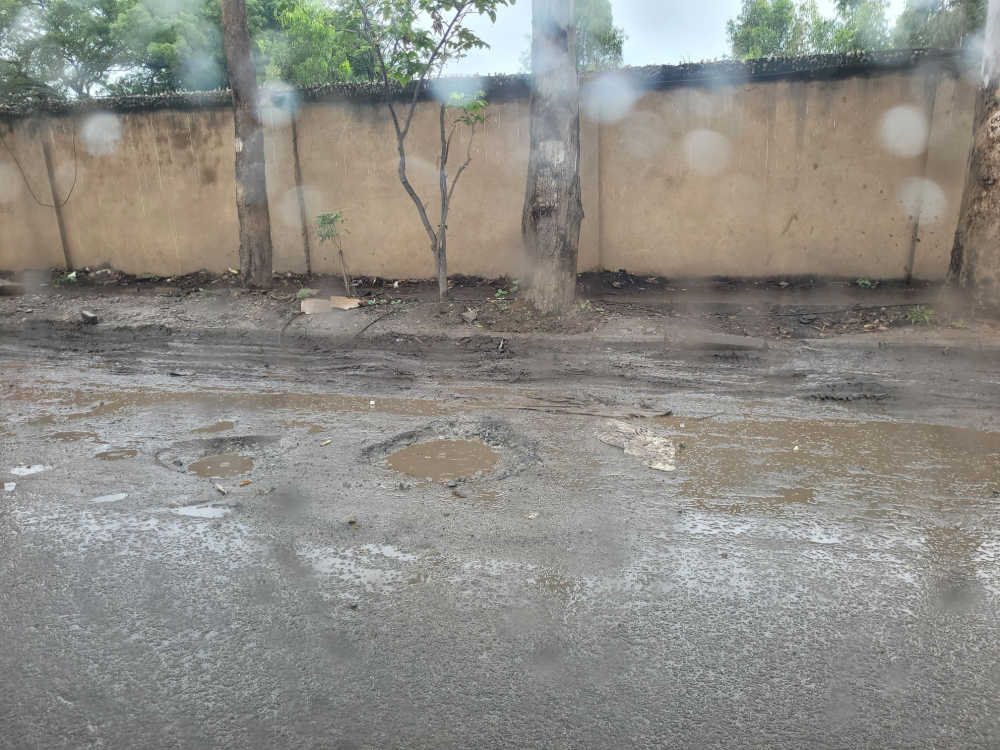
#> input picture data/blr_potholes/images/02f5d0c5-70a8-4127-8842-c04284d3180e.jpg, 2000 x 1500 px (shown at 1/2 size)
$ python -i run_benchmark.py   (imports and definitions only)
#> lines starting #> are read from the running program, lines starting #| are printed output that depends on the picture
#> further down, picture is the input picture: shape (1500, 2000, 3); mean B, G, R 133.1, 139, 140.5
"""Run YOLO inference benchmark on BLR potholes demo images at two confidence thresholds.

Produces the ground-truth detection numbers for Task 1 (verification) and Task 3 (DEMO_STATUS.md).
Usage:
    python -m scripts.run_benchmark
    python scripts/run_benchmark.py [--model path/to/model.pt]
    python -m scripts.run_benchmark --limit 50
"""
from __future__ import annotations

import argparse
from pathlib import Path

import cv2
from ultralytics import YOLO

ROOT = Path(__file__).resolve().parents[1]
IMAGES_DIR = ROOT / "data" / "demo" / "blr_potholes" / "images"
MODEL_CANDIDATES = (
    ROOT / "models" / "aria_stage1.pt",
    ROOT / "models" / "aria_best_v1.pt",
    ROOT / "aria_stage1.pt",
    ROOT / "aria_best_v1.pt",
)


# [5 lines left out: function resolve_model, not called in this run]


def letterbox(image, size: int = 640):
#> called with size = 640
    height, width = image.shape[:2]
#> height = 1500; width = 2000
    scale = min(size / width, size / height)
#> scale = 0.32
    resized_width = int(round(width * scale))
#> resized_width = 640
    resized_height = int(round(height * scale))
#> resized_height = 480

    resized = cv2.resize(image, (resized_width, resized_height), interpolation=cv2.INTER_AREA)
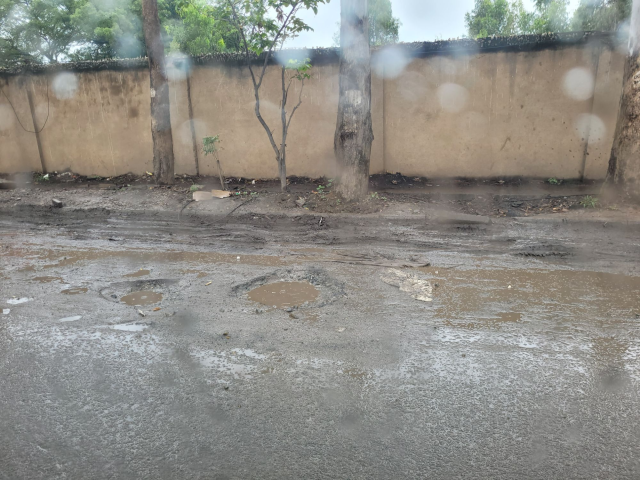
#> resized: shape (480, 640, 3); mean B, G, R 133.1, 139, 140.5
    output = cv2.copyMakeBorder(
        resized,
        top=(size - resized_height) // 2,
        bottom=size - resized_height - ((size - resized_height) // 2),
        left=(size - resized_width) // 2,
        right=size - resized_width - ((size - resized_width) // 2),
        borderType=cv2.BORDER_CONSTANT,
        value=(0, 0, 0),
    )
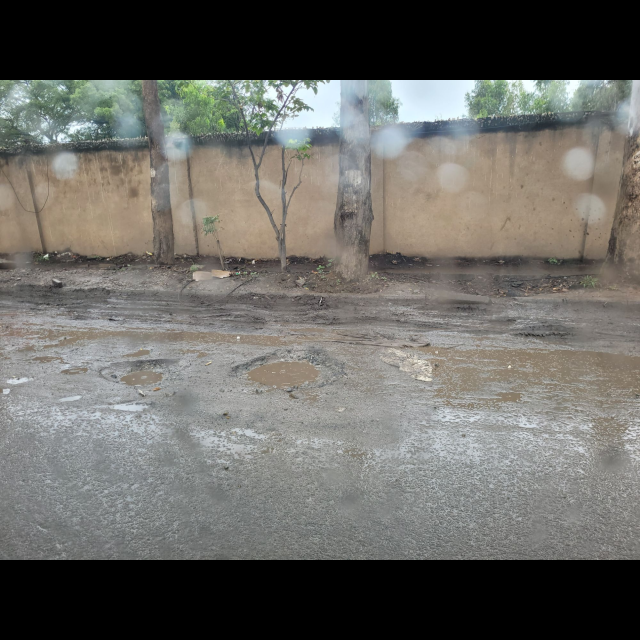
#> output: shape (640, 640, 3); mean B, G, R 99.8, 104.3, 105.3
    return output


def apply_clahe_lab(image):
    lab = cv2.cvtColor(image, cv2.COLOR_BGR2LAB)
#> lab: shape (640, 640, 3); mean of channels 0, 1, 2 110.3, 127.7, 130.6
    l_channel, a_channel, b_channel = cv2.split(lab)
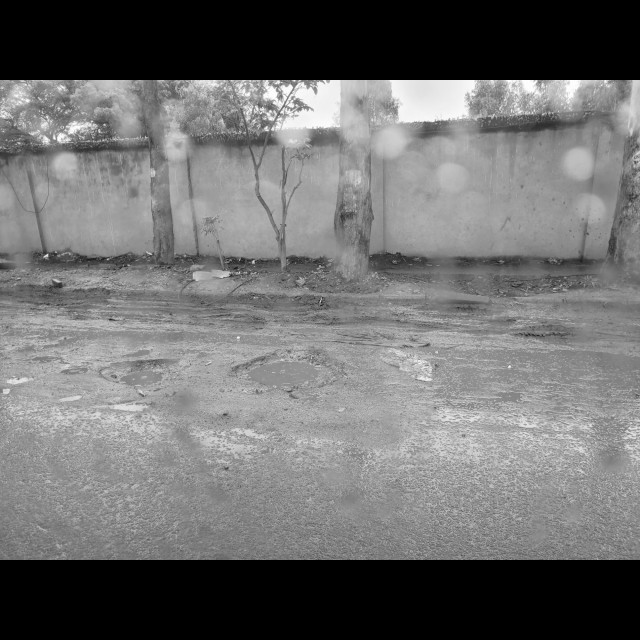
#> l_channel: shape (640, 640); min 0, max 253, mean 110.3
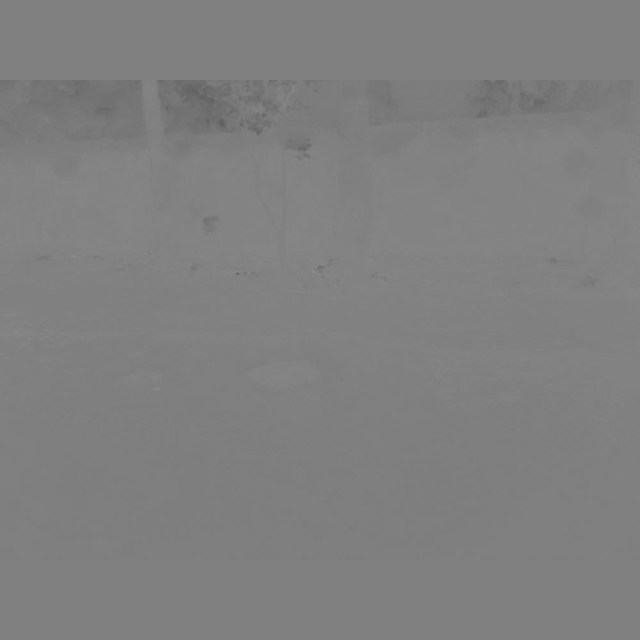
#> a_channel: shape (640, 640); min 94, max 141, mean 127.7
    clahe = cv2.createCLAHE(clipLimit=2.0, tileGridSize=(8, 8))
    normalized_l = clahe.apply(l_channel)
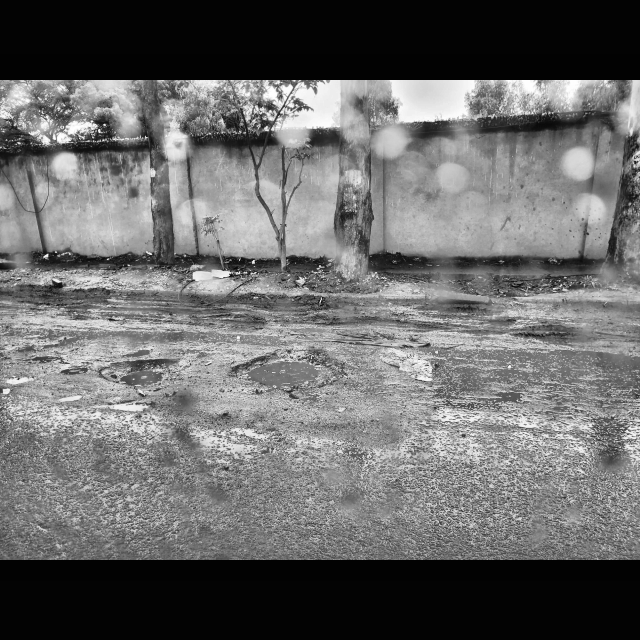
#> normalized_l: shape (640, 640); min 2, max 255, mean 105.9
    normalized_lab = cv2.merge((normalized_l, a_channel, b_channel))
#> normalized_lab: shape (640, 640, 3); mean of channels 0, 1, 2 105.9, 127.7, 130.6
    return cv2.cvtColor(normalized_lab, cv2.COLOR_LAB2BGR)
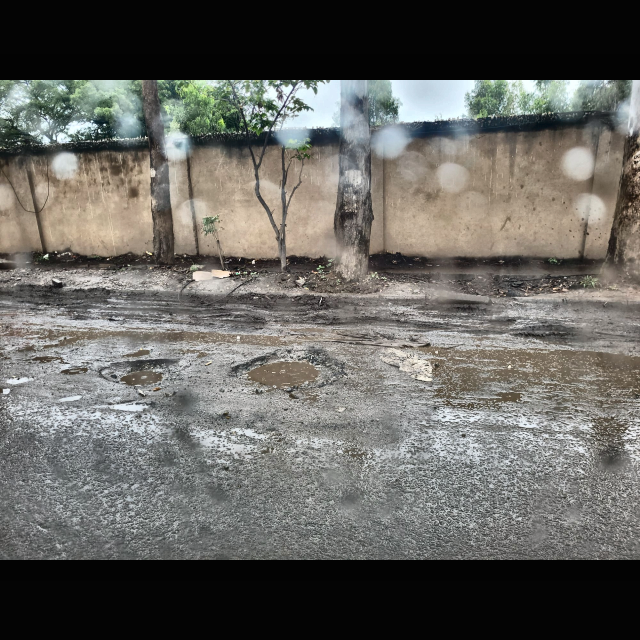
#> returned value: shape (640, 640, 3); mean B, G, R 96.2, 100.7, 101.8


def preprocess(image):
    image = letterbox(image, size=640)
    image = apply_clahe_lab(image)
    return image


# [108 lines left out: function main, not called in this run]


# [2 lines not run here, left out]

>>> import cv2
>>> picture = cv2.imread('../data/blr_potholes/images/02f5d0c5-70a8-4127-8842-c04284d3180e.jpg')
>>> result = preprocess(picture)
